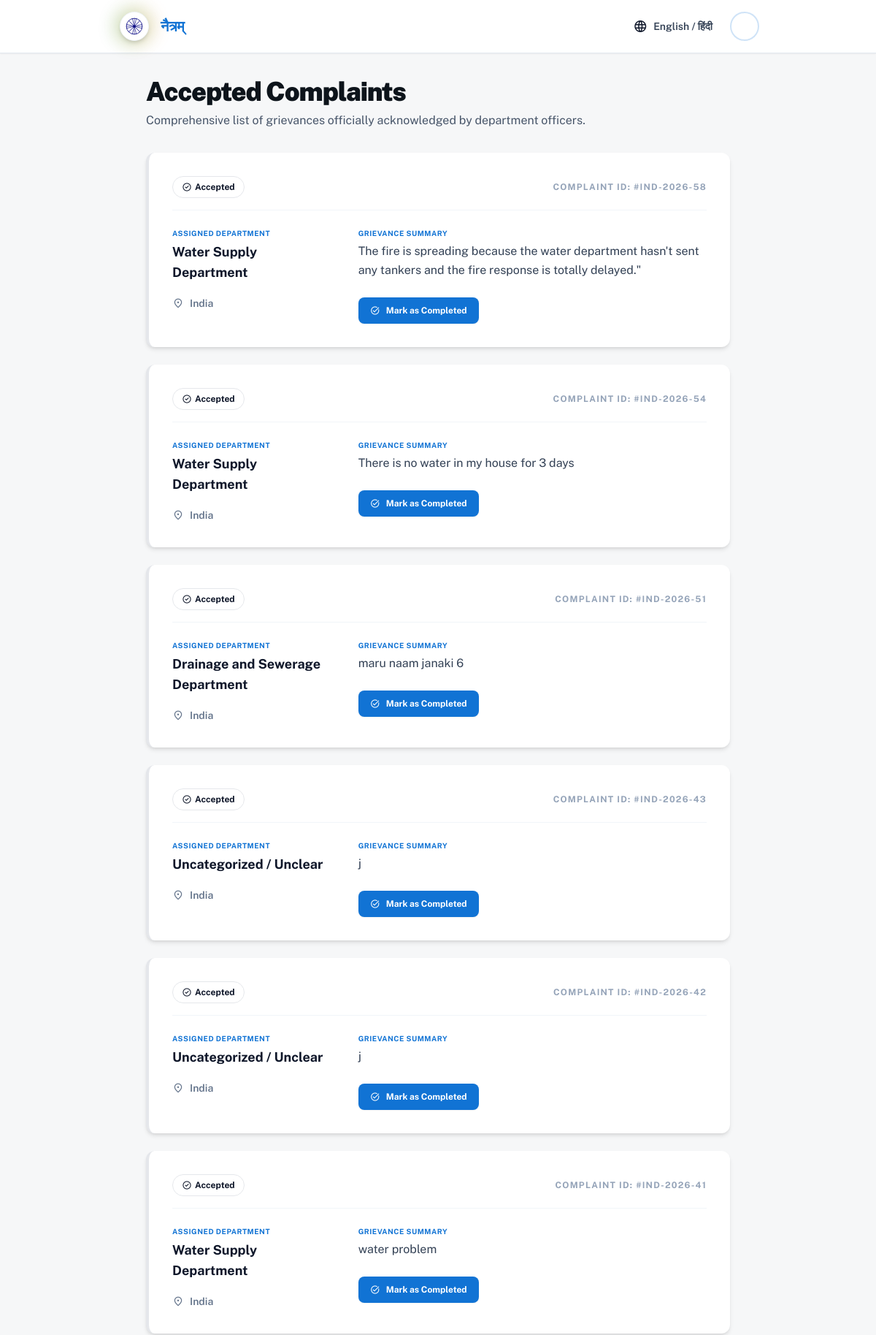
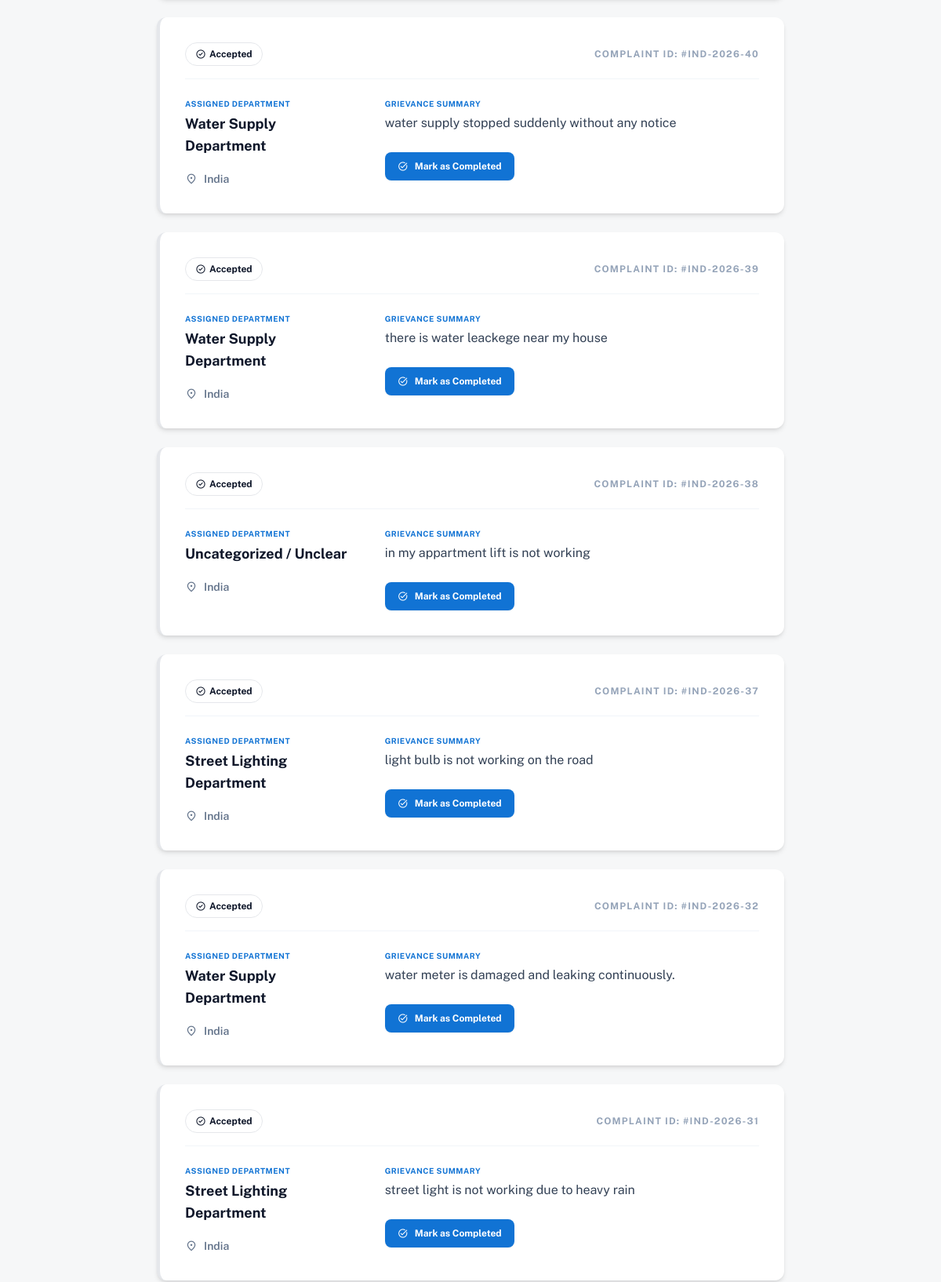
The page /gov-accepted-complaints (upper part) on the database its author committed (2 pictures, top to bottom).
### tables this page shows
CREATE TABLE complaints 
        (id INTEGER PRIMARY KEY AUTOINCREMENT, 
         text TEXT, 
         category TEXT, 
         status TEXT DEFAULT 'Pending');

### app.py (the view)
@app.route('/gov-accepted-complaints')
def gov_accepted_complaints():
    conn = sqlite3.connect('database.db')
    complaints = conn.execute("SELECT * FROM complaints WHERE status = 'Accepted' ORDER BY id DESC").fetchall()
    conn.close()
    return render_template('gov_accepted_complaints.html', complaints=complaints)

### templates/gov_accepted_complaints.html (shortened to what this page needs)
<!DOCTYPE html>
<html class="light" lang="en"><head>
<script src="https://cdn.tailwindcss.com?plugins=forms,container-queries"></script>
<script id="tailwind-config">
        tailwind.config = {
            darkMode: "class",
            theme: {
                extend: {
                    colors: {
                        "primary": "#1173d4",
                        "background-light": "#f6f7f8",
                        "background-dark": "#101922",
                    },
                    fontFamily: {
                        "display": ["Public Sans", "sans-serif"]
                    },
                    borderRadius: {
                        "DEFAULT": "0.25rem",
                        "lg": "0.5rem",
                        "xl": "0.75rem",
                        "full": "9999px"
                    },
                },
            },
        }
    </script>
</head>
<body class="bg-background-light dark:bg-background-dark min-h-screen flex flex-col text-slate-900 dark:text-slate-100">
<header class="sticky top-0 z-50 bg-white dark:bg-slate-900 border-b border-slate-200 dark:border-slate-800 px-4 md:px-20 lg:px-40 py-3 shadow-sm">
<div class="max-w-[1200px] mx-auto flex items-center justify-between">
<div class="flex items-center gap-4">
<div class="flex items-center">
<div class="relative size-12 flex items-center justify-center">
<div class="relative size-10 flex items-center justify-center bg-white dark:bg-slate-800 rounded-full shadow-md p-1.5 border border-slate-100 dark:border-slate-700">
</div>
</div>
<div class="flex flex-col ml-3">
<h2 class="text-primary dark:text-blue-400 text-lg md:text-xl font-black leading-tight tracking-tight uppercase">नैत्रम्</h2>
</div>
</div>
</div>
<div class="flex items-center gap-6">
<div class="flex items-center gap-2 cursor-pointer hover:opacity-80 transition-opacity">
<span class="material-symbols-outlined text-xl">language</span>
<a class="text-sm font-semibold text-slate-700 dark:text-slate-300" href="#">English / हिंदी</a>
</div>
<div class="hidden md:block bg-center bg-no-repeat aspect-square bg-cover rounded-full size-10 border-2 border-primary/20" style='background-image: url("https://lh3.googleusercontent.com/aida-public/AB6AXuACVfEPcPd5KcwrbXrxOpRVeRsAiYX72Bds1G4GBlYHliMfPDh5zJ_b2ogsBer-CoRXyPJXHnK8X9cSmqxRCA1KcwfOsOwlffPNhcG4rzeeq-DxY-5tr7zKdVpZUM0dk7vKozS54hRKPGSFnewGiKtQEX587C0pvSvPuitKOIBdFc_RsS74wzbYgm6Co1D98-jQpMTeSs7iX59P_HAkHZ0h2rpliWsVudNm8MPWaR52x8KW8_NgbkILPRjgF-fy8K7Llrfur9daVng");'></div>
</div>
</div>
</header>
<main class="flex-grow flex flex-col items-center py-8 px-4 md:px-10">
    <div class="w-full max-w-[800px] flex flex-col gap-8">
        <div class="flex flex-col gap-2 text-center md:text-left">
            <h1 class="text-[#0d141b] dark:text-white text-3xl md:text-4xl font-black leading-tight tracking-[-0.033em]">Accepted Complaints</h1>
            <p class="text-slate-600 dark:text-slate-400 text-base font-normal leading-normal">Comprehensive list of grievances officially acknowledged by department officers.</p>
        </div>
        <div class="flex flex-col gap-6 w-full">
            {% for complaint in complaints %}
            <div class="bg-white dark:bg-slate-900 rounded-xl overflow-hidden shadow-md border-l-4 border-success transition-shadow hover:shadow-lg w-full">
                <div class="p-6 md:p-8 flex flex-col gap-6">
                    <div class="flex justify-between items-center border-b border-slate-100 dark:border-slate-800 pb-4">
                        <span class="inline-flex items-center px-3 py-1 rounded-full text-xs font-bold bg-success/10 text-success border border-success/20">
                            <span class="material-symbols-outlined text-sm mr-1">check_circle</span> Accepted
                        </span>
                        <span class="text-xs text-slate-400 font-bold uppercase tracking-widest">Complaint ID: #IND-2026-{{ complaint[0] }}</span>
                    </div>
                    <div class="grid grid-cols-1 md:grid-cols-3 gap-8 w-full">
                        <div class="md:col-span-1">
                            <p class="text-[10px] font-bold text-primary uppercase tracking-wider mb-1">Assigned Department</p>
                            <p class="text-lg font-bold text-slate-900 dark:text-white">{{ complaint[2] }}</p>
                            <div class="mt-4 flex items-center gap-2 text-slate-500 dark:text-slate-400">
                                <span class="material-symbols-outlined text-base">location_on</span>
                                <p class="text-sm font-semibold">India</p>
                            </div>
                        </div>
                        <div class="md:col-span-2">
                            <p class="text-[10px] font-bold text-primary uppercase tracking-wider mb-1">Grievance Summary</p>
                            <p class="text-slate-700 dark:text-slate-300 text-base leading-relaxed">
                                {{ complaint[1] }}
                            </p>
                            <div class="mt-6">
                                <form action="{{ url_for('update_status', id=complaint[0], status='Completed') }}" method="POST">
                                    <button type="submit" class="bg-primary hover:bg-blue-700 text-white text-xs font-bold px-4 py-2 rounded-lg transition-colors shadow-sm flex items-center gap-2">
                                        <span class="material-symbols-outlined text-sm">task_alt</span>
                                        Mark as Completed
                                    </button>
                                </form>
                            </div>
                        </div>
                    </div>
                </div>
            </div>
            {% endfor %}
        </div>
    </div>
</main>
</body></html>

### templates/gov_accepted_complaints.html (style rules this page uses)
body { font-family: 'Public Sans', sans-serif; }

### rows shown on the page
complaints: id "58", category "Water Supply Department", text "The fire is spreading because the water department hasn't sent any tankers and the fire response is totally delayed.\""
complaints: id "54", category "Water Supply Department", text "There is no water in my house for 3 days"
complaints: id "51", category "Drainage and Sewerage Department", text "maru naam janaki 6"
complaints: id "43", category "Uncategorized / Unclear", text "j"
complaints: id "42", category "Uncategorized / Unclear", text "j"
complaints: id "41", category "Water Supply Department", text "water problem"
complaints: id "40", category "Water Supply Department", text "water supply stopped suddenly without any notice"
complaints: id "39", category "Water Supply Department", text "there is water leackege near my house"
complaints: id "38", category "Uncategorized / Unclear", text "in my appartment lift is not working"
complaints: id "37", category "Street Lighting Department", text "light bulb is not working on the road"
complaints: id "32", category "Water Supply Department", text "water meter is damaged and leaking continuously."
complaints: id "31", category "Street Lighting Department", text "street light is not working due to heavy rain"
